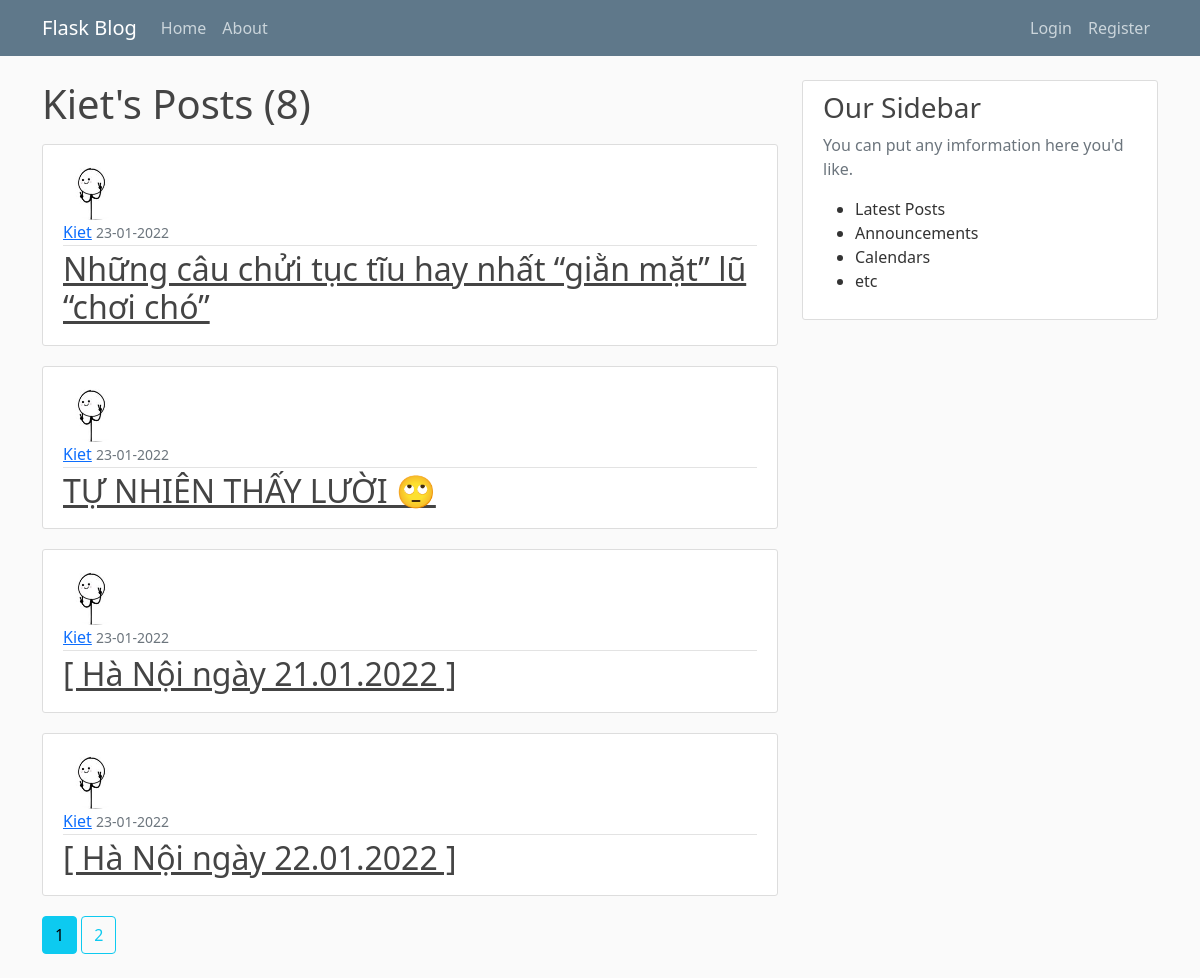
Screenshot of /user/Kiet with the database file from the repository.
### flaskblog/models.py (models this page shows, shortened)
class User(db.Model, UserMixin):
    id = db.Column(db.Integer, primary_key=True)
    username = db.Column(db.String(20), unique=True, nullable=False)
    email = db.Column(db.String(120), unique=True, nullable=False)
    image_file = db.Column(db.String(20), nullable=False, default='default.jpg')
    password = db.Column(db.String(60), nullable=False)
    posts = db.relationship('Post', backref='author', lazy=True)

class Post(db.Model):
    id = db.Column(db.Integer, primary_key=True)
    title = db.Column(db.String(100), nullable=False)
    date_posted = db.Column(db.DateTime, nullable=False, default = datetime.utcnow)
    content = db.Column(db.Text, nullable=False)
    user_id = db.Column(db.Integer,db.ForeignKey('user.id'), nullable=False)

### flaskblog/routes.py (the view)
@app.route("/user/<string:username>")
def user_posts(username):
    page = request.args.get('page', 1, type=int)
    user = User.query.filter_by(username=username).first_or_404()
    posts = Post.query.filter_by(author=user)\
            .order_by(Post.date_posted.desc())\
            .paginate(page=page, per_page=4)
    return render_template('user_posts.html', posts=posts, user=user)

### flaskblog/templates/user_posts.html
{% extends "layout.html" %}
{% block content %}
    <h1 class="mb-3">{{ user.username }}'s Posts ({{ posts.total }})</h1>
    {% for post in posts.items %}
        <article class="media content-section">
            <img class="rounded-circle article-img" src="{{ url_for('static', filename='profile_pics/' + post.author.image_file) }}">
            <div>
                <div class="article-metadata">
                    <a class="mr-2" href="{{ url_for('user_posts', username = post.author.username) }}">{{ post.author.username }}</a>
                    <small class="text-muted">{{ post.date_posted.strftime('%d-%m-%Y') }}</small>
                </div>
                <h2><a class="article-title" href="{{ url_for('post', post_id = post.id) }}">{{ post.title }}</a></h2>
            </div>
        </article>
    {% endfor %}
    {% for page_num in posts.iter_pages(left_edge = 1, right_edge = 1, left_current = 1, right_current = 2) %}
        {% if page_num %}
            {% if posts.page == page_num %}
                <a class="btn btn-info mb-4" href="{{ url_for('user_posts', username=user.username, page= page_num) }}">{{ page_num }}</a>
            {% else %}
                <a class="btn btn-outline-info mb-4" href="{{ url_for('user_posts', username=user.username, page= page_num) }}">{{ page_num }}</a>
            {% endif %}
        {% else %}
            ...
        {% endif %}
    {% endfor %}
{% endblock content %}

### flaskblog/static/main.css (style rules this page uses)
body { background: #fafafa; color: #333333; margin-top: 5rem; }
h1, h2, h3, h4, h5, h6 { color: #444444; }
.content-section { background: #ffffff; padding: 10px 20px; border: 1px solid #dddddd; border-radius: 3px; margin-bottom: 20px; }
.article-title { color: #444444; }
.article-img { height: 65px; width: 65px; margin-right: 16px; }
.article-metadata { padding-bottom: 1px; margin-bottom: 4px; border-bottom: 1px solid #e3e3e3 }

### rows the page displays
User: username "Kiet"
Post: image_file (picture), author.username "Kiet", date_posted "23-01-2022", title "Những câu chửi tục tĩu hay nhất “giằn mặt” lũ “chơi chó”"
Post: image_file (picture), author.username "Kiet", date_posted "23-01-2022", title "TỰ NHIÊN THẤY LƯỜI 🙄"
Post: image_file (picture), author.username "Kiet", date_posted "23-01-2022", title "[ Hà Nội ngày 21.01.2022 ]"
Post: image_file (picture), author.username "Kiet", date_posted "23-01-2022", title "[ Hà Nội ngày 22.01.2022 ]"

### other values shown
{{ posts.total }} "8"
{{ page_num }} "1"
{{ page_num }} "2"
